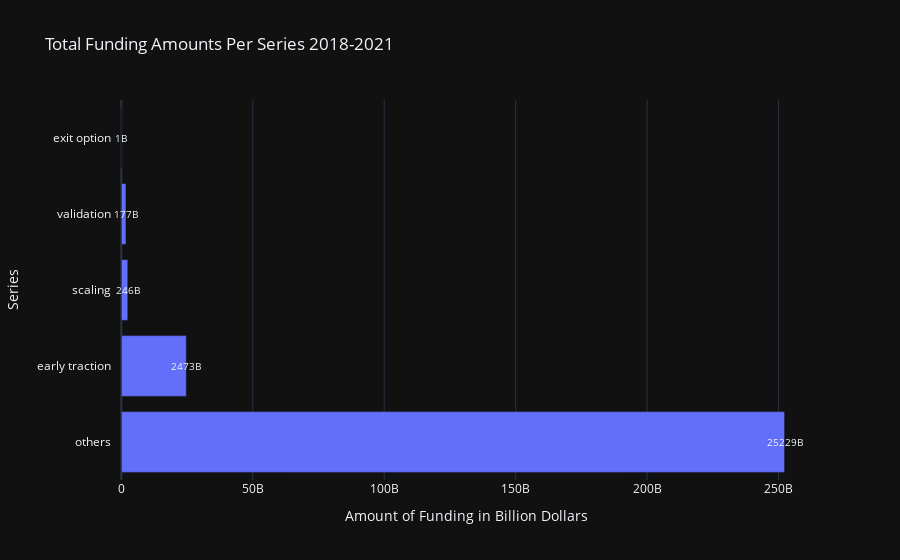

The notebook cell this image was saved under:
### Markdown cell above
#### **3. What is the relationship between amount of funding and stage**

### Code cell
stage_funding_dist = dataset.groupby('series')['amount'].sum().sort_values(ascending=False)

# Create a DataFrame for plotting
plot_df = pd.DataFrame({'Series': stage_funding_dist.index, 'Total Funding': stage_funding_dist.values})

# Create an  horizontal bar chart
fig = px.bar(plot_df, x='Total Funding', y='Series', orientation='h',
             labels={'Total Funding': 'Amount of Funding in Billion Dollars'},
             title='Total Funding Amounts Per Series\n2018-2021',
             template='plotly_dark')
for i, value in enumerate(stage_funding_dist.values):
    fig.add_annotation(x=value + 1e7, y=stage_funding_dist.index[i],
                       text=f'{int(value / 1e7)}B', showarrow=False, font=dict(size=10))
fig.show()

### Figure 1 — Plotly figure (JSON) as saved in the notebook; plotly's stock layout.template omitted (floating-point values rounded to 4 significant figures)
{"data": [{"alignmentgroup": "True", "hovertemplate": "Amount of Funding in Billion Dollars=%{x}<br>Series=%{y}<extra></extra>", "legendgroup": "", "marker": {"color": "#636efa", "pattern": {"shape": ""}}, "name": "", "offsetgroup": "", "orientation": "h", "showlegend": false, "textposition": "auto", "type": "bar", "x": [252296702474, 24739726656, 2469296750, 1778575101, 11000000], "xaxis": "x", "y": ["others", "early traction", "scaling", "validation", "exit option"], "yaxis": "y"}], "layout": {"annotations": [{"font": {"size": 10}, "showarrow": false, "text": "25229B", "x": 252306702474, "y": "others"}, {"font": {"size": 10}, "showarrow": false, "text": "2473B", "x": 24749726656, "y": "early traction"}, {"font": {"size": 10}, "showarrow": false, "text": "246B", "x": 2479296750, "y": "scaling"}, {"font": {"size": 10}, "showarrow": false, "text": "177B", "x": 1788575101, "y": "validation"}, {"font": {"size": 10}, "showarrow": false, "text": "1B", "x": 21000000, "y": "exit option"}], "barmode": "relative", "legend": {"tracegroupgap": 0}, "title": {"text": "Total Funding Amounts Per Series\n2018-2021"}, "xaxis": {"anchor": "y", "domain": [0, 1], "title": {"text": "Amount of Funding in Billion Dollars"}}, "yaxis": {"anchor": "x", "domain": [0, 1], "title": {"text": "Series"}}}}
